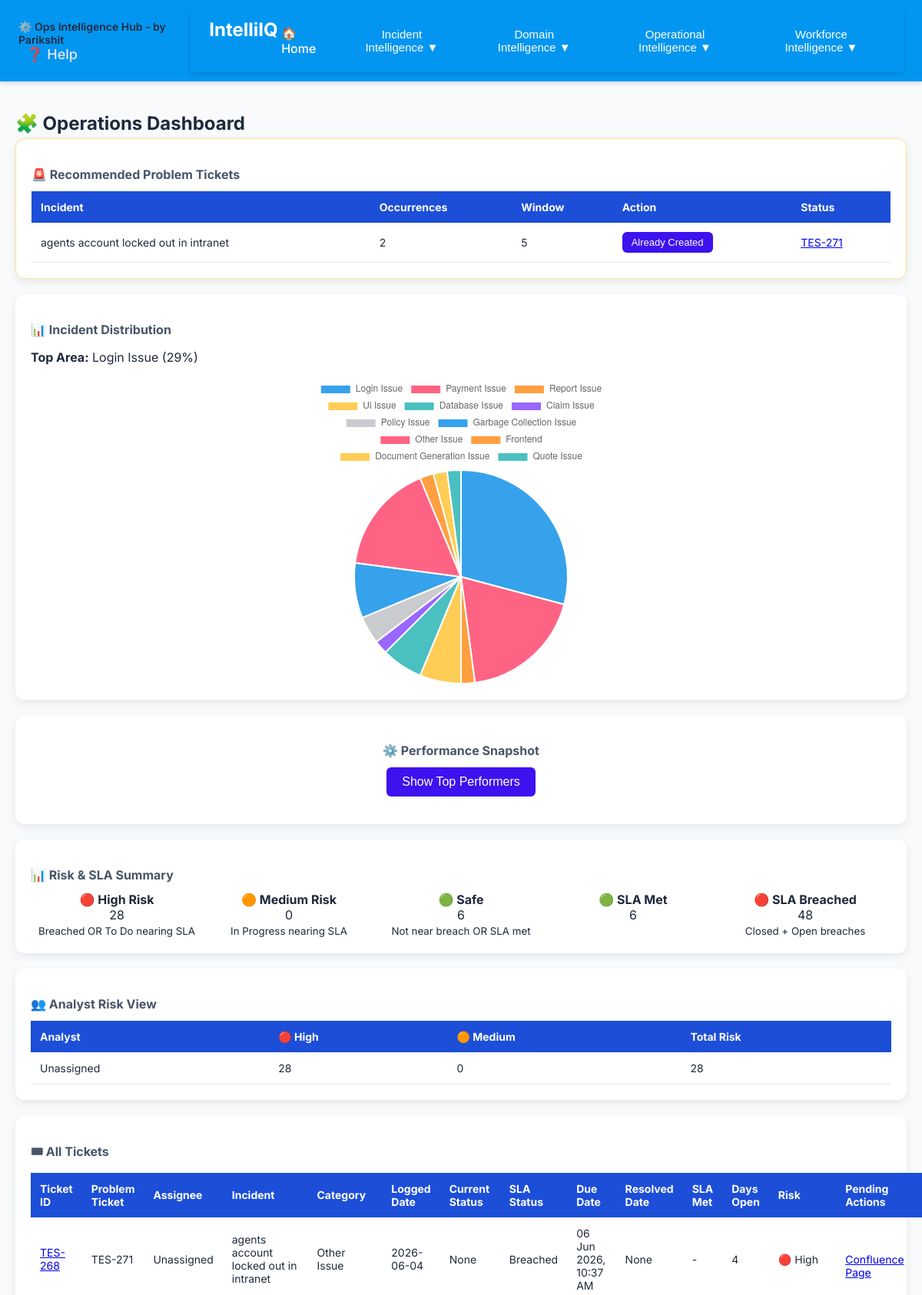
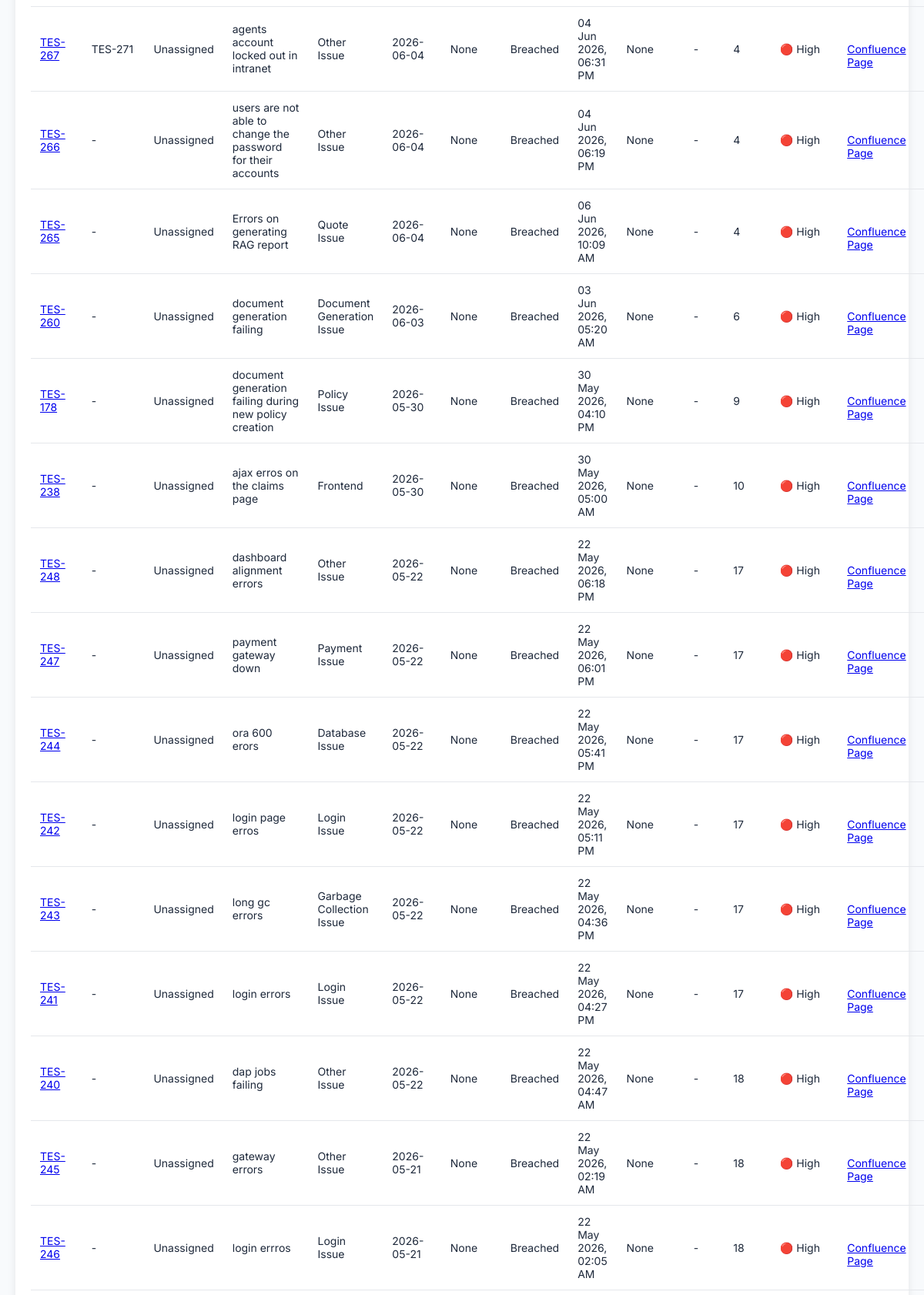
The app's page /operations_dashboard (upper part) with its own data (2 pictures, top to bottom).
### tables this page shows
CREATE TABLE ProblemTickets (
    id INTEGER PRIMARY KEY AUTOINCREMENT,
    incident TEXT,
    occurrence_count INTEGER,
    window_days INTEGER,
    created_at TEXT
, jira_ticket_id TEXT);

CREATE TABLE "knowledgeBase" (
	"KB_ID"	INTEGER NOT NULL,
	"Incident"	TEXT,
	"Solution"	TEXT,
	"Root_Cause"	TEXT,
	"Category"	TEXT,
	"Date"	TEXT,
	"Time"	TEXT,
	"Keywords"	TEXT,
	"Jira_Ticket_Id"	TEXT,
	"problem_ticket_id"	TEXT,
	"confluence_link"	TEXT,
	"priority"	TEXT,
	"due_date"	TEXT,
	"environment"	TEXT,
	"users_impacted"	TEXT,
	"region"	TEXT,
	"revenue_impact"	TEXT,
	"workaround"	TEXT,
	"normalized_incident"	TEXT,
	"status"	TEXT,
	"assigned_to"	TEXT,
	"resolved_date"	TEXT,
	"last_synced"	TEXT,
	PRIMARY KEY("KB_ID" AUTOINCREMENT)
);

### pcAnalyser.py (the view)
@app.route("/operations_dashboard")
def operations_dashboard():
    incidents = get_all_incidents()
    global_category_counts = get_global_category_distribution()
    valid_categories = {
        k: v
        for k, v in global_category_counts.items()
        if k not in ["Unclassified", "Others", None, ""]
    }
    if valid_categories:
        top_category = max(valid_categories, key=valid_categories.get)
        top_count = valid_categories[top_category]
        total = sum(valid_categories.values())
        top_percentage = round((top_count / total) * 100)
    else:
        top_category = None
        top_percentage = 0
    from early_warning_engine import get_early_warnings
    from trend_engine import get_recurring_issues
    early_warnings = get_early_warnings()
    problem_tickets = get_recurring_issues()
    conn = sqlite3.connect(DB_NAME)
    cursor = conn.cursor()
    cursor.execute("""
        SELECT incident, jira_ticket_id
        FROM ProblemTickets
        WHERE jira_ticket_id IS NOT NULL
    """)
    rows = cursor.fetchall()
    conn.close()
    existing_map = {
        r[0].strip().lower(): r[1]
        for r in rows
    }
    for p in problem_tickets:
        key = p["incident"].strip().lower()
        p["problem_ticket_id"] = existing_map.get(key)
        print("===== PROBLEM TICKETS =====")
    tickets = get_all_tickets()
    analyst_summary = {}
    for t in tickets:
        assignee = t.get("assignee") or "Unassigned"
        risk = t.get("risk_level")
        if assignee not in analyst_summary:
            analyst_summary[assignee] = {"high": 0, "medium": 0, "total": 0}
        if risk == "High":
            analyst_summary[assignee]["high"] += 1
        if risk == "Medium":
            analyst_summary[assignee]["medium"] += 1
        if risk in ["High", "Medium"]:
            analyst_summary[assignee]["total"] += 1
    summary = {"high": 0, "medium": 0, "safe": 0, "sla_met": 0, "sla_breached": 0}
    for t in tickets:
        risk = t.get("risk_level")
        sla_met = t.get("sla_met")
        status = (t.get("status") or "").lower()
        sla_status = (t.get("sla_status") or "").lower()
        if risk == "High":
            summary["high"] += 1
        if risk == "Medium":
            summary["medium"] += 1
        if risk == "Safe":
            summary["safe"] += 1
        if sla_met == "YES":
            summary["sla_met"] += 1
        if risk == "Closed Breached" or sla_status == "breached":
            summary["sla_breached"] += 1
    return render_template(
        "operations_dashboard.html",
        early_warnings=early_warnings,
        problem_tickets=problem_tickets,
        tickets=tickets,
        summary=summary,
        analyst_summary=analyst_summary,
        global_category_counts=global_category_counts,
        top_category=top_category,
        top_percentage=top_percentage,
        active_page="operations",
    )

### early_warning_engine.py (called while the page is built, shortened)
def get_early_warnings():
    conn = sqlite3.connect(DB_NAME)
    cursor = conn.cursor()
    today = datetime.now()
    last_24 = (today - timedelta(days=1)).strftime("%Y-%m-%d")
    prev_24 = (today - timedelta(days=2)).strftime("%Y-%m-%d")
    cursor.execute("""
        SELECT Incident, COUNT(*)
        FROM knowledgeBase
        WHERE Date >= ?
        GROUP BY Incident
    """, (last_24,))
    last_data = cursor.fetchall()
    cursor.execute("""
        SELECT Incident, COUNT(*)
        FROM knowledgeBase
        WHERE Date >= ? AND Date < ?
        GROUP BY Incident
    """, (prev_24, last_24))
    prev_data = dict(cursor.fetchall())
    conn.close()
    warnings = []
    return warnings

### pcAnalyser.py (called while the page is built)
def get_global_category_distribution():
    conn = sqlite3.connect(DB_NAME)
    cursor = conn.cursor()
    cursor.execute("""
        SELECT Category, normalized_incident
        FROM Knowledgebase
    """)
    rows = cursor.fetchall()
    conn.close()
    category_counts = {}
    for row in rows:
        category, normalized_incident = row
        final_category = category
        if not category or category.lower() == "unclassified":
            if normalized_incident:
                final_category = normalized_incident.replace("_", " ").title()
        category_counts[final_category] = category_counts.get(final_category, 0) + 1
    return category_counts

@app.context_processor
def inject_global_vars():
    return dict(app_owner="Parikshit")

def get_all_incidents():
    conn = sqlite3.connect(DB_NAME)
    cursor = conn.cursor()
    cursor.execute("""
        SELECT Incident, Category, Jira_Ticket_Id, Date, normalized_incident
        FROM knowledgeBase
        ORDER BY date DESC
    """)
    rows = cursor.fetchall()
    processed_incidents = []  # ✅ initialize list
    for r in rows:
        incident, category, ticket_id, date, normalized_incident = r
        final_category = category
        if not category or category.lower() == "unclassified":
            if normalized_incident:
                final_category = normalized_incident.replace("_", " ").title()
        processed_incidents.append((incident, final_category, ticket_id, date))
    conn.close()
    return processed_incidents  # ✅ inside function

### ticket_dashboard.py (called while the page is built, shortened)
def get_jira_details(ticket_id):
    if not JIRA_BASE_URL or not ticket_id:
        return {"status": "Unknown", "due_date": None, "assignee": "Unassigned"}

### templates/operations_dashboard.html (shortened to what this page needs)
{% extends "base.html" %}
{% block content %}
<h2>🧩 Operations Dashboard</h2>
{% if problem_tickets %}
<div class="card alert-warning">
    <h3>🚨 Recommended Problem Tickets</h3>
    <table>
        <tr>
            <th>Incident</th>
            <th>Occurrences</th>
            <th>Window</th>
            <th>Action</th>
            <th>Status</th>
        </tr>
        {% for p in problem_tickets %}
        <tr>
            <td>{{ p.incident }}</td>
            <td>{{ p.count }}</td>
            <td>{{ p.window_days }}</td>
            <td>
                {% if p.problem_ticket_id %}
                    <button disabled>Already Created</button>
                {% else %}
                    <button onclick="openPopup(`{{ p.incident }}`, '{{ p.count }}', '{{ p.window_days }}')">
                        Create Problem Ticket
                    </button>
                {% endif %}
            </td>
            <td>
                {% if p.problem_ticket_id %}
                    <a href="https://parikshit-pathak.atlassian.net/browse/{{ p.problem_ticket_id }}" target="_blank">
                        {{ p.problem_ticket_id }}
                    </a>
                {% else %}
                    Not Created
                {% endif %}
            </td>
        </tr>
        {% endfor %}
    </table>
</div>
{% endif %}
<div class="card">
    <h3>📊 Incident Distribution</h3>
    {% if top_category %}
    <p><strong>Top Area:</strong> {{ top_category }} ({{ top_percentage }}%)</p>
    {% endif %}
    <div style="max-width:400px; margin:auto;">
        <canvas id="globalPieChart"></canvas>
    </div>
</div>
<div class="card" style="text-align:center;">
    <h3>⚙️ Performance Snapshot</h3>
    <button id="snapshotBtn" onclick="runSnapshot()" style="padding:10px 20px; font-size:16px;">
        Show Top Performers
    </button>
</div>
<div class="card">
    <h3>📊 Risk & SLA Summary</h3>
    <div style="display:flex; justify-content:space-between; text-align:center;">
        <div style="flex:1;">
            <strong>🔴 High Risk</strong><br>
            {{ summary.high }}<br>
            <small>Breached OR To Do nearing SLA</small>
        </div>
        <div style="flex:1;">
            <strong>🟠 Medium Risk</strong><br>
            {{ summary.medium }}<br>
            <small>In Progress nearing SLA</small>
        </div>
        <div style="flex:1;">
            <strong>🟢 Safe</strong><br>
            {{ summary.safe }}<br>
            <small>Not near breach OR SLA met</small>
        </div>
        <div style="flex:1;">
            <strong>🟢 SLA Met</strong><br>
            {{ summary.sla_met }}
        </div>
        <div style="flex:1;">
            <strong>🔴 SLA Breached</strong><br>
            {{ summary.sla_breached }}<br>
            <small>Closed + Open breaches</small>
        </div>
    </div>
</div>
<div class="card">
    <h3>👥 Analyst Risk View</h3>
    <table>
        <thead>
            <tr>
                <th>Analyst</th>
                <th>🔴 High</th>
                <th>🟠 Medium</th>
                <th>Total Risk</th>
            </tr>
        </thead>
        <tbody>
            {% for analyst, data in analyst_summary.items() %}
            <tr>
                <td>{{ analyst }}</td>
                <td>{{ data.high }}</td>
                <td>{{ data.medium }}</td>
                <td>{{ data.total }}</td>
            </tr>
            {% endfor %}
        </tbody>
    </table>
</div>
<div class="card">
    <h3>🎟 All Tickets</h3>
    <table>
        <thead>
            <tr>
                <th>Ticket ID</th>
                <th>Problem Ticket</th>
                <th>Assignee</th>
                <th>Incident</th>
                <th>Category</th>
                <th>Logged Date</th>
                <th>Current Status</th>
                <th>SLA Status</th>
                <th>Due Date</th>
                <th>Resolved Date</th>
                <th>SLA Met</th>
                <th>Days Open</th>
                <th>Risk</th>
                <th>Pending Actions</th>
            </tr>
        </thead>
        <tbody>
            {% for t in tickets %}
            <tr>
                <td><a href="{{ t.jira_link }}" target="_blank">{{ t.ticket_id }}</a></td>
                <td>{{ t.problem_ticket_id or "-" }}</td>
                <td>{{ t.assignee }}</td>
                <td>{{ t.incident }}</td>
                <td>{{ t.category }}</td>
                <td>{{ t.date }}</td>
                <td>{{t.status}}</td>
                <td>{{ t.sla_status }}</td>
                <td>{{ t.due_date_display }}</td>
                <td>{{t.resolved_date_display}}</td>
                <td>
                    {% if t.sla_met == "YES" %}
                    🟢 Yes
                    {% elif t.sla_met == "NO" %}
                    🔴 No
                    {% else %}
                    -
                    {% endif %}
                </td>
                <td>{{ t.days_open }}</td>
                <td>
                    {% if t.risk_level == "High" %}
                    🔴 High
                    {% elif t.risk_level == "Medium" %}
                    🟠 Medium
                    {% elif t.risk_level == "Closed Breached" %}
                    ⚫ Closed Breached
                    {% else %}
                    🟢 Safe
                    {% endif %}
                </td>
                <td>
                    {% if t.confluence_link %}
                        <br>
                        <a href="{{ t.confluence_link }}" target="_blank">
                            Confluence Page
                        </a>
                    {% endif %}
                </td>
            </tr>
            {% endfor %}
        </tbody>
    </table>
</div>
<script>
const pieCtx = document.getElementById('globalPieChart');
if (pieCtx) {
    const data = {
        labels: [{% for key in global_category_counts.keys() %}"{{ key }}",{% endfor %}],
        datasets: [{
            data: [{% for value in global_category_counts.values() %}{{ value }},{% endfor %}]
        }]
    };
    if (data.datasets[0].data.some(v => v > 0)) {
        new Chart(pieCtx, { type: 'pie', data: data });
    }
}
</script>
{% endblock %}

### static/styles.css (style rules this page uses)
body { font-family: 'Inter', sans-serif; background: #f8fafc; margin: 0; color: #1e293b; }
.card { background: white; padding: 18px; border-radius: 12px; box-shadow: 0 4px 12px rgba(0,0,0,0.05); flex: 1; transition: all 0.2s ease; }
h2 { margin-bottom: 5px; }
h3 { font-size: 16px; color: #475569; margin-bottom: 12px; }
table { width: 100%; border-collapse: collapse; margin-top: 10px; }
th { text-align: left; padding: 12px; background-color: #1d4ed8; color: white; font-size: 14px; }
td { padding: 12px; border-bottom: 1px solid #e5e7eb; font-size: 14px; }
button { padding: 6px 12px; background-color: #3e11ef; color: white; border: none; border-radius: 6px; cursor: pointer; font-size: 13px; }
.alert-warning { background-color: #fef3c7; border: 1px solid #fde68a; }
.card { background: white; padding: 20px; border-radius: 12px; box-shadow: 0 4px 12px rgba(0,0,0,0.08); margin-bottom: 20px; }
:root { --primary: #4f46e5; --success: #16a34a; --warning: #f59e0b; --danger: #dc2626; }

### records on screen
ProblemTickets: incident "agents account locked out in intranet", count "2", window_days "5", shows "Already Created", problem_ticket_id "TES-271"
knowledgeBase: Category "Login Issue"
knowledgeBase: ticket_id "TES-268", problem_ticket "TES-271", assignee "Unassigned", incident "agents account locked out in intranet", category "Other Issue", date "2026-06-04", status "None", sla_status "Breached", due_date_display "06 Jun 2026, 10:37 AM", resolved_date_display "None", days_open "4", shows "🔴 High"
knowledgeBase: ticket_id "TES-267", problem_ticket "TES-271", assignee "Unassigned", incident "agents account locked out in intranet", category "Other Issue", date "2026-06-04", status "None", sla_status "Breached", due_date_display "04 Jun 2026, 06:31 PM", resolved_date_display "None", days_open "4", shows "🔴 High"
knowledgeBase: ticket_id "TES-266", problem_ticket_id "-", assignee "Unassigned", incident "users are not able to change the password for their accounts", category "Other Issue", date "2026-06-04", status "None", sla_status "Breached", due_date_display "04 Jun 2026, 06:19 PM", resolved_date_display "None", days_open "4", shows "🔴 High"
knowledgeBase: ticket_id "TES-265", problem_ticket_id "-", assignee "Unassigned", incident "Errors on generating RAG report", category "Quote Issue", date "2026-06-04", status "None", sla_status "Breached", due_date_display "06 Jun 2026, 10:09 AM", resolved_date_display "None", days_open "4", shows "🔴 High"
knowledgeBase: ticket_id "TES-260", problem_ticket_id "-", assignee "Unassigned", incident "document generation failing", category "Document Generation Issue", date "2026-06-03", status "None", sla_status "Breached", due_date_display "03 Jun 2026, 05:20 AM", resolved_date_display "None", days_open "6", shows "🔴 High"
knowledgeBase: ticket_id "TES-178", problem_ticket_id "-", assignee "Unassigned", incident "document generation failing during new policy creation", category "Policy Issue", date "2026-05-30", status "None", sla_status "Breached", due_date_display "30 May 2026, 04:10 PM", resolved_date_display "None", days_open "9", shows "🔴 High"
knowledgeBase: ticket_id "TES-238", problem_ticket_id "-", assignee "Unassigned", incident "ajax erros on the claims page", category "Frontend", date "2026-05-30", status "None", sla_status "Breached", due_date_display "30 May 2026, 05:00 AM", resolved_date_display "None", days_open "10", shows "🔴 High"
knowledgeBase: ticket_id "TES-248", problem_ticket_id "-", assignee "Unassigned", incident "dashboard alignment errors", category "Other Issue", date "2026-05-22", status "None", sla_status "Breached", due_date_display "22 May 2026, 06:18 PM", resolved_date_display "None", days_open "17", shows "🔴 High"
knowledgeBase: ticket_id "TES-247", problem_ticket_id "-", assignee "Unassigned", incident "payment gateway down", category "Payment Issue", date "2026-05-22", status "None", sla_status "Breached", due_date_display "22 May 2026, 06:01 PM", resolved_date_display "None", days_open "17", shows "🔴 High"
knowledgeBase: ticket_id "TES-244", problem_ticket_id "-", assignee "Unassigned", incident "ora 600 erors", category "Database Issue", date "2026-05-22", status "None", sla_status "Breached", due_date_display "22 May 2026, 05:41 PM", resolved_date_display "None", days_open "17", shows "🔴 High"
knowledgeBase: ticket_id "TES-242", problem_ticket_id "-", assignee "Unassigned", incident "login page erros", category "Login Issue", date "2026-05-22", status "None", sla_status "Breached", due_date_display "22 May 2026, 05:11 PM", resolved_date_display "None", days_open "17", shows "🔴 High"
knowledgeBase: ticket_id "TES-243", problem_ticket_id "-", assignee "Unassigned", incident "long gc errors", category "Garbage Collection Issue", date "2026-05-22", status "None", sla_status "Breached", due_date_display "22 May 2026, 04:36 PM", resolved_date_display "None", days_open "17", shows "🔴 High"
knowledgeBase: ticket_id "TES-241", problem_ticket_id "-", assignee "Unassigned", incident "login errors", category "Login Issue", date "2026-05-22", status "None", sla_status "Breached", due_date_display "22 May 2026, 04:27 PM", resolved_date_display "None", days_open "17", shows "🔴 High"
knowledgeBase: ticket_id "TES-240", problem_ticket_id "-", assignee "Unassigned", incident "dap jobs failing", category "Other Issue", date "2026-05-22", status "None", sla_status "Breached", due_date_display "22 May 2026, 04:47 AM", resolved_date_display "None", days_open "18", shows "🔴 High"
knowledgeBase: ticket_id "TES-245", problem_ticket_id "-", assignee "Unassigned", incident "gateway errors", category "Other Issue", date "2026-05-21", status "None", sla_status "Breached", due_date_display "22 May 2026, 02:19 AM", resolved_date_display "None", days_open "18", shows "🔴 High"
knowledgeBase: ticket_id "TES-246", problem_ticket_id "-", assignee "Unassigned", incident "login errros", category "Login Issue", date "2026-05-21", status "None", sla_status "Breached", due_date_display "22 May 2026, 02:05 AM", resolved_date_display "None", days_open "18", shows "🔴 High"

### other values on screen
{{ app_owner }} "Parikshit"
{{ top_percentage }} "29"
{{ summary.high }} "28"
{{ summary.medium }} "0"
{{ summary.safe }} "6"
{{ summary.sla_met }} "6"
{{ summary.sla_breached }} "48"
{{ analyst }} "Unassigned"
{{ data.high }} "28"
{{ data.medium }} "0"
{{ data.total }} "28"
chart data {{ key }} Login Issue, Payment Issue, Report Issue, Ui Issue, Database Issue, Claim Issue, Policy Issue, Garbage Collection Issue, Other Issue, Frontend, Document Generation Issue, Quote Issue
chart data {{ value }} 14, 9, 1, 3, 3, 1, 2, 4, 8, 1, 1, 1
